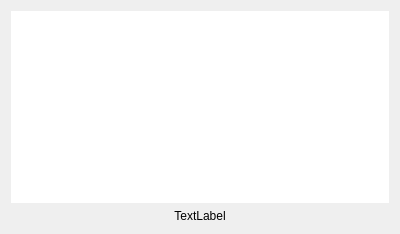
<?xml version="1.0" encoding="UTF-8"?>
<ui version="4.0">
 <class>fl_sensor</class>
 <widget class="QWidget" name="fl_sensor">
  <property name="geometry">
   <rect>
    <x>0</x>
    <y>0</y>
    <width>400</width>
    <height>225</height>
   </rect>
  </property>
  <property name="sizePolicy">
   <sizepolicy hsizetype="Minimum" vsizetype="Minimum">
    <horstretch>0</horstretch>
    <verstretch>0</verstretch>
   </sizepolicy>
  </property>
  <property name="windowTitle">
   <string>Form</string>
  </property>
  <layout class="QVBoxLayout" name="verticalLayout">
   <item>
    <widget class="QGraphicsView" name="graphicsView">
     <property name="sizePolicy">
      <sizepolicy hsizetype="Minimum" vsizetype="Minimum">
       <horstretch>0</horstretch>
       <verstretch>0</verstretch>
      </sizepolicy>
     </property>
     <property name="frameShape">
      <enum>QFrame::NoFrame</enum>
     </property>
     <property name="frameShadow">
      <enum>QFrame::Plain</enum>
     </property>
    </widget>
   </item>
   <item>
    <widget class="QLabel" name="label">
     <property name="sizePolicy">
      <sizepolicy hsizetype="Preferred" vsizetype="Preferred">
       <horstretch>0</horstretch>
       <verstretch>0</verstretch>
      </sizepolicy>
     </property>
     <property name="text">
      <string>TextLabel</string>
     </property>
     <property name="alignment">
      <set>Qt::AlignBottom|Qt::AlignHCenter</set>
     </property>
    </widget>
   </item>
  </layout>
 </widget>
 <resources/>
 <connections/>
</ui>
